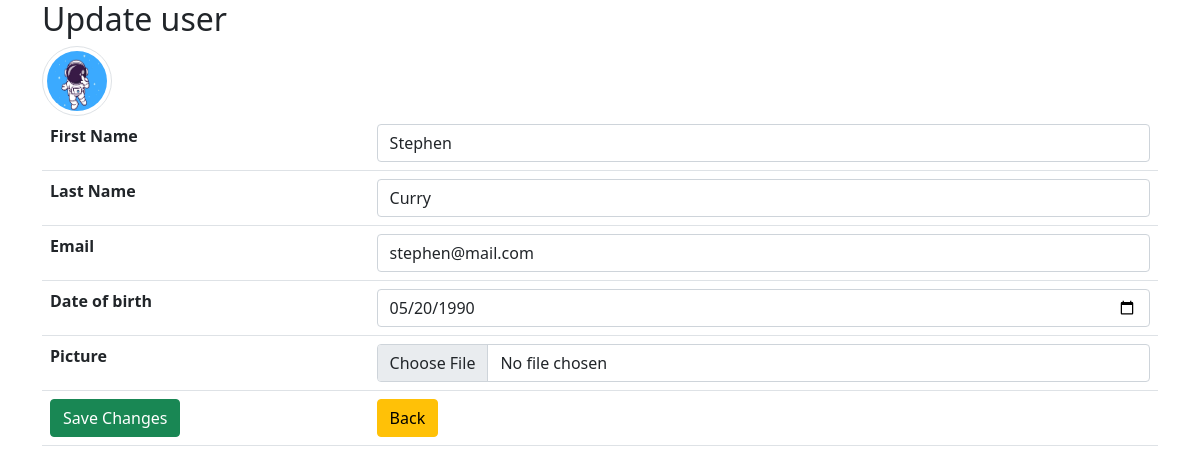
Screenshot of /update.php?id=14 (signed in) with the database file from the repository.
### tables this page shows
CREATE TABLE `users` (
  `user_id` int(11) NOT NULL,
  `first_name` varchar(100) NOT NULL,
  `last_name` varchar(100) NOT NULL,
  `date_of_birth` date NOT NULL,
  `email` varchar(150) NOT NULL,
  `phone_number` varchar(50) NOT NULL,
  `address` varchar(100) NOT NULL,
  `picture` varchar(100) NOT NULL,
  `password` varchar(255) NOT NULL,
  `status` varchar(4) NOT NULL DEFAULT 'user'
);

### update.php (the view, shortened to what this page needs)
<?php
require_once 'components/db_connect.php';
$backBtn = '';
if (isset($_SESSION["user"])) {
    $backBtn = "home.php";
}
if (isset($_GET['id'])) {
    $id = $_GET['id'];
    $sql = "SELECT * FROM users WHERE user_id = {$id}";
    $result = mysqli_query($connect, $sql);
    if (mysqli_num_rows($result) == 1) {
        $data = mysqli_fetch_assoc($result);
        $f_name = $data['first_name'];
        $l_name = $data['last_name'];
        $date_birth = $data['date_of_birth'];
        $email = $data['email'];
    }
}
?>
<!DOCTYPE html>
<html lang="en">
<head>
    <?php require_once 'components/boot.php' ?>
</head>
<body>
    <div class="container">
        <h2>Update user</h2>
        <img class='img-thumbnail rounded-circle' src='pictures/<?php echo $data['picture'] ?>' alt="<?php echo $f_name ?>">
        <form method="post" enctype="multipart/form-data">
            <table class="table">
                <tr>
                    <th>First Name</th>
                    <td><input class="form-control" type="text" name="first_name" placeholder="First Name" value="<?php echo $f_name ?>" /></td>
                </tr>
                <tr>
                    <th>Last Name</th>
                    <td><input class="form-control" type="text" name="last_name" placeholder="Last Name" value="<?php echo $l_name ?>" /></td>
                </tr>
                <tr>
                    <th>Email</th>
                    <td><input class="form-control" type="email" name="email" placeholder="Email" value="<?php echo $email ?>" /></td>
                </tr>
                <tr>
                    <th>Date of birth</th>
                    <td><input class="form-control" type="date" name="date_of_birth" placeholder="Date of birth" value="<?php echo $date_birth ?>" /></td>
                </tr>
                <tr>
                    <th>Picture</th>
                    <td><input class="form-control" type="file" name="picture" /></td>
                </tr>
                <tr>
                    <td><button name="submit" class="btn btn-success" type="submit">Save Changes</button></td>
                    <td><a href="<?php echo $backBtn ?>"><button class="btn btn-warning" type="button">Back</button></a></td>
                </tr>
            </table>
        </form>
    </div>
</body>
</html>

### update.php (style rules this page uses)
.img-thumbnail { width: 70px !important; height: 70px !important; }

### rows the page displays
users: picture (picture), first_name "Stephen", last_name "Curry", email "stephen@mail.com", date_of_birth "05/20/1990"
